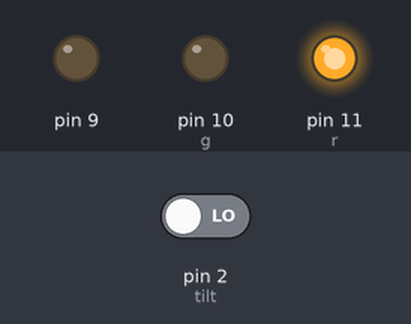
A sketch run on a simulated Arduino Uno, built with avr-gcc and run on an emulated ATmega328P. Shown: output pins drawn as LEDs (lit = HIGH). The test bench sets the inputs (shaded band); at power-on: pin 2 (tilt) LOW.

Above: at 1.2 s.
1.3 s: pin 2 (tilt) driven HIGH
At 2.2 s:
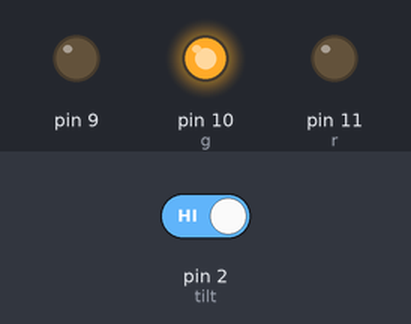
2.8 s: pin 2 (tilt) driven LOW
At 3.4 s:
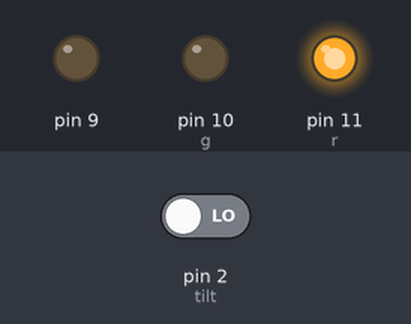
Timing chart, 0 to 5.8 s (numbered marks = the images above; inputs shaded):
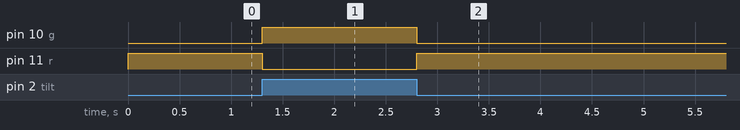

The sketch:

RGBTiltSensor.ino
```cpp
int r = 11; // red pin number
int g = 10; // green pin number
int b = 9;  // blue pin number
int tilt = 2;   // tilt sensor input pin number

void setup()   //sets the color signal outputs
{
  pinMode(11, OUTPUT);
  pinMode(10, OUTPUT);
  pinMode(9, OUTPUT);
}

void loop()
{
  int reading;
  reading = digitalRead(tilt);  // checks the status of the sensor

  if(reading){   // if sensor is stable make the light green
    digitalWrite(r, LOW);
    digitalWrite(g, HIGH);
  }
  else {        // if sensor is unstable make the light red
    digitalWrite(r, HIGH);
    digitalWrite(g, LOW);
  }
}
```

Measured:
- after the input at 1.3 s, pin 10 (g): LOW → HIGH at once; pin 11 (r): HIGH → LOW at once
- after the input at 2.8 s, pin 10 (g): HIGH → LOW at once; pin 11 (r): LOW → HIGH at once
